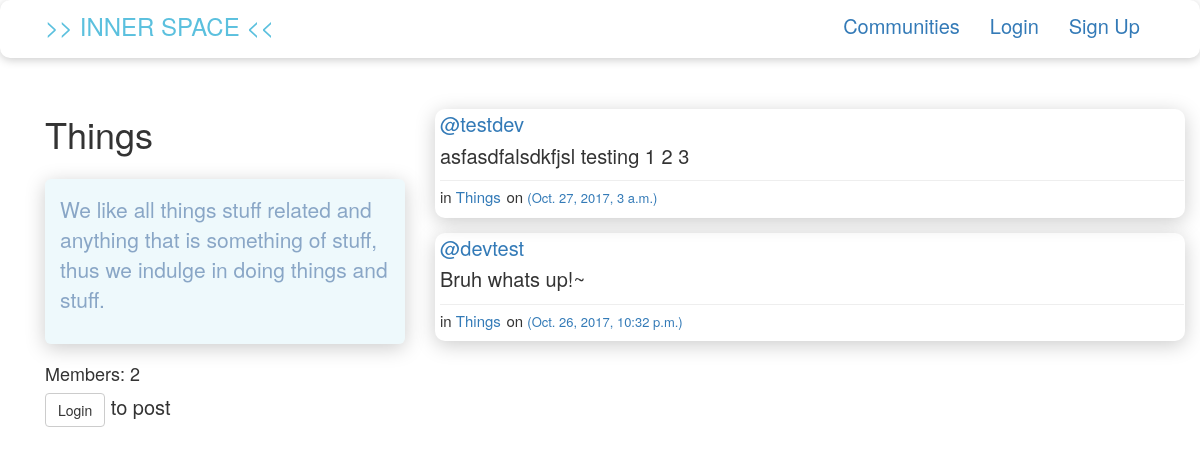
The page /communities/things/ on the database its author committed.
### communities/models.py (models this page shows, shortened)
class Community(models.Model):
    name = models.CharField(max_length=256,unique=True)
    slug = models.SlugField(allow_unicode=True,unique=True)
    description = models.TextField(blank=True,default='')
    description_html = models.TextField(editable=False,default='',blank=True)
    members = models.ManyToManyField(User,through='CommunityMember')
    class Meta:
        ordering = ['name']

### posts/models.py (models this page shows, shortened)
class Post(models.Model):
    user = models.ForeignKey(User,related_name='posts')
    create_date = models.DateTimeField(auto_now=True)
    message = models.TextField(max_length=4096)
    message_html = models.TextField(editable=False)
    community = models.ForeignKey(Community,related_name='posts',null=True,blank=True)
    class Meta:
        ordering = ['-create_date']
        unique_together = ('user','message')

### communities/views.py (the view)
class SingleCommunity(generic.DetailView):
    model = Community

### communities/templates/communities/community_detail.html (shortened to what this page needs)
{% extends "communities/communities_base.html" %}
{% block community_prefix %}
<div class="col-md-4">
<h1>{{community.name}}</h1>
<div class="jumbotron jumbotron-home" id='community-info'>
  {{community.description_html|safe}}
</div>
<h4>Members: {{community.members.count}}</h4>
  {% if user in community.members.all %}
    <div class="btn-good" id='btn-leave'>
      <a href="{% url 'communities:leave' slug=community.slug %}">
        Leave
      </a>
    </div>
    <div class="btn-good" id='btn-new-post'>
      <a href="{% url 'posts:create' %}">
        New Post
      </a>
    </div>
  {% else %}
    {% if user.is_authenticated %}
    <div class="btn-good" id='btn-join'>
      <a href="{% url 'communities:join' slug=community.slug %}">
        Join
      </a>
    </div>
    {% else %}
    <a href="{% url 'accounts:login' %}"
       class="btn btn-simple btn-default">
        Login
    </a>
    to post
    {% endif %}
  {% endif %}
</div>
{% endblock %}
{% block community_content %}
<div class="col-md-8" style='margin-top: 15px'>
  {% if community.posts.count == 0 %}
    <hr>
    <h2>No topics within this community yet!</h2>
  {% else %}
    {% for post in community.posts.all  %}
    <div>
      {% include "posts/_post.html" %}
    </div>
    {% endfor %}
  {% endif %}
</div>
{% endblock %}

### communities/templates/communities/communities_base.html (shortened to what this page needs)
{% extends "base.html" %}
{% block content %}
<div class="container">
  <div class="row">
    {% block community_prefix %}{% endblock %}
    {% block community_content %}{% endblock %}
  </div>
</div>
{% endblock %}

### templates/base.html (shortened to what this page needs)
<!DOCTYPE html>
{% load staticfiles %}
<html>
  <head>
    <link rel="stylesheet" href="https://maxcdn.bootstrapcdn.com/bootstrap/3.3.7/css/bootstrap.min.css">
    <link rel="stylesheet" href="{% static 'innerspace/css/master.css' %}">
    <link rel="stylesheet" href="{% static 'innerspace/css/btn.css' %}">
  </head>
  <body>
    <nav class='navbar mynav' role="navigation" id='navbar'>
      <div class="container mycontainer">
      <div class="container-fluid">
        <div class="navbar-header">
          <a class='navbar-brand navitem navitem-brand' href="{% url 'home' %}" id='the-nav'> >> INNER SPACE << </a>
        </div>
        <div class="collapse navbar-collapse">
          <ul class="nav navbar-nav navbar-right">
            {% if user.is_authenticated %}
              <li class='navitem'><a href="{% url 'posts:create' %}">Post</a></li>
              <li class='navitem'><a href="{% url 'communities:all' %}">Communities</a></li>
              <li class='navitem'><a href="{% url 'accounts:logout' %}">Log Out</a></li>
              <li class='navitem-user'><a href="{% url 'posts:for_user' username=user.username %}">@{{user.username}}</a></li>
            {% else %}
              <li class='navitem'><a href="{% url 'communities:all' %}">Communities</a></li>
              <li class='navitem'><a href="{% url 'accounts:login' %}">Login</a></li>
              <li class='navitem'><a href="{% url 'accounts:signup' %}">Sign Up</a></li>
            {% endif %}
          </ul>
        </div>
      </div>
      </div>
    </nav>
    <div class="container mycontent">
      {% block content %}
      {% endblock %}
    </div>
  </body>
</html>

### posts/templates/posts/_post.html (shortened to what this page needs)
<div class="shadebox post-item">
    <div class="post-header">
      <div class="post-user">
        <a href="{% url 'posts:for_user' username=post.user.username %}">
          @{{post.user.username}}
        </a>
      </div>
    </div>
    <div class='post-content'>
      {{post.message_html|safe}}
    </div>
    <hr style='padding:0; margin:0; margin-top:3px'>
    <div class="post-footer">
      {% if post.community %}
			   <span class="post-community">in <a href="{% url 'communities:single' slug=post.community.slug %}">{{ post.community.name }}</a></span>
         <span class='post-community'> on </span>
      {% endif %}
      <time class="post-time">
        <a href="{% url 'posts:single' username=post.user.username pk=post.pk %}">
          ({{post.create_date}})
        </a>
      </time>
    </div>
</div>

### static/innerspace/css/master.css (style rules this page uses)
body { font-size: 20px; overflow: hidden; }
:root { --jumbo-text-1-color: #89a6c6; }
.mynav { position:relative; margin-left:auto; margin-right:auto; margin-bottom:3%; padding-bottom: 5px; box-shadow:0 2px 10px #ccc; border-radius:10px; background:white; -webkit-transition:all .2s cubic-bezier(.93, .71, .58, 1); }
.navitem { -webkit-transition:all .3s cubic-bezier(.93, .71, .58, 1); border-bottom:1px solid transparent; }
.navitem-brand { font-size: 1.2em; color: #5bc0de; }
.jumbotron-home { background-color: rgba(91,192,222,0.1); margin-top: 25px; box-shadow:0 4px 20px #ccc; border-radius:10px; -webkit-transition:all .2s cubic-bezier(.93, .71, .58, 1); }
#community-info { padding: 15px; margin-bottom: 20px; color: var(--jumbo-text-1-color) }
.shadebox { padding: 1px; box-shadow:0 4px 20px #ccc; border-radius:10px; -webkit-transition:all .2s cubic-bezier(.93, .71, .58, 1); }
.post-item { padding-bottom: 8px; padding-left: 5px; margin-bottom: 15px; }
.post-user { margin: 0; margin-bottom: 3px; padding: 0; }
.post-content { margin: 0; padding: 0; }
.post-footer { justify-content: left; }
.post-community { font-size: 0.75em; }
.post-time { font-size: 0.65em; }
hr { color: blue; }

### static/innerspace/css/btn.css (style rules this page uses)
:root { --btn-good-color: rgb(91,192,222); }

### rows shown on the page
Community: name "Things", description_html "We like all things stuff related and anything that is something of stuff, thus we indulge in doing things and stuff.", members.count "2"
Post: user.username "testdev", message_html "asfasdfalsdkfjsl testing 1 2 3", community.name "Things", create_date "Oct. 27, 2017, 3 a.m."
Post: user.username "devtest", message_html "Bruh whats up!~", community.name "Things", create_date "Oct. 26, 2017, 10:32 p.m."
